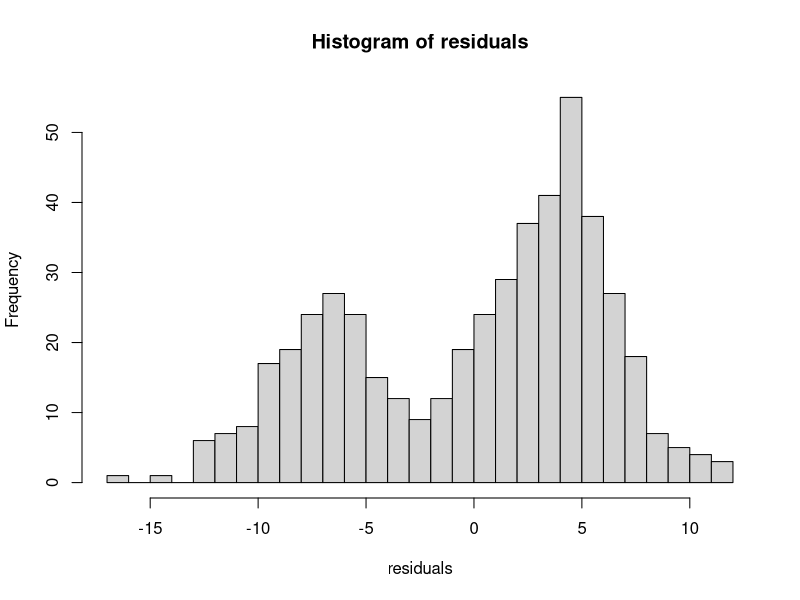
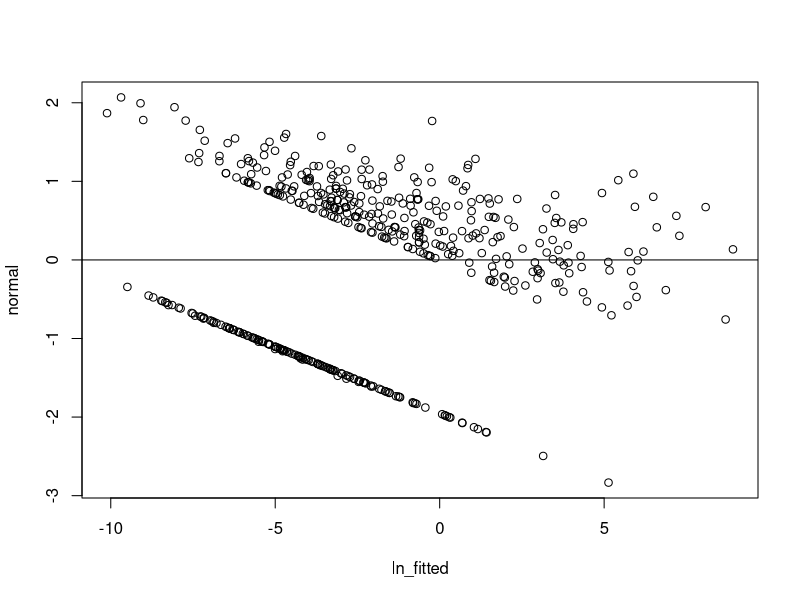

These charts were generated, in order, by the following R code:
## ---- chunk 1
knitr::opts_chunk$set(echo = TRUE)
## ---- chunk 2
## Reading in the dataset
data = read.csv("Datasets/earthquake_data.csv")
attach(data)
head(data)
## ---- chunk 3

## ---- chunk 4

model <- lm(log(0.00001+Total.deaths) ~ depth+mag+log(0.00001+Total.affected)+X2017)
summary(model)
anova(model)
## ---- chunk 5
residuals <- model$residuals
hist(residuals, breaks=30)
## ---- chunk 6
normal <- rstandard(model)
fitted_values <- model$fitted.values
ln_fitted <- (fitted_values)
plot(ln_fitted,normal)
abline(h=0)
